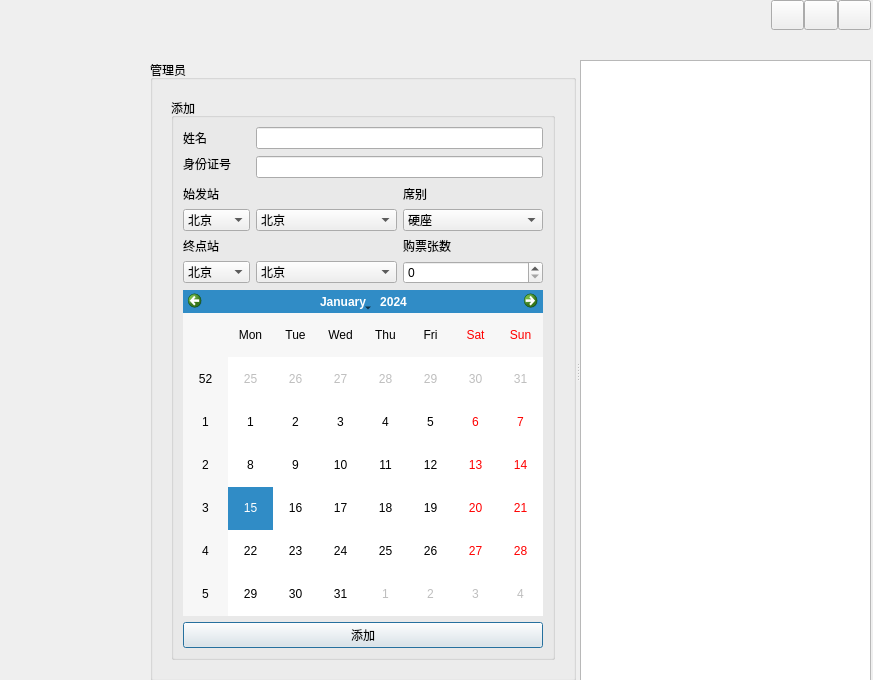
<?xml version="1.0" encoding="UTF-8"?>
<ui version="4.0">
 <class>triwindow</class>
 <widget class="QDialog" name="triwindow">
  <property name="geometry">
   <rect>
    <x>0</x>
    <y>0</y>
    <width>873</width>
    <height>680</height>
   </rect>
  </property>
  <property name="windowTitle">
   <string>Dialog</string>
  </property>
  <widget class="QWidget" name="widgetMain" native="true">
   <property name="geometry">
    <rect>
     <x>150</x>
     <y>60</y>
     <width>721</width>
     <height>621</height>
    </rect>
   </property>
   <property name="sizePolicy">
    <sizepolicy hsizetype="Expanding" vsizetype="Expanding">
     <horstretch>0</horstretch>
     <verstretch>0</verstretch>
    </sizepolicy>
   </property>
   <layout class="QVBoxLayout" name="verticalLayout">
    <item>
     <widget class="QSplitter" name="splitter">
      <property name="orientation">
       <enum>Qt::Horizontal</enum>
      </property>
      <widget class="QGroupBox" name="groupBox">
       <property name="title">
        <string>管理员</string>
       </property>
       <layout class="QGridLayout" name="gridLayout_3">
        <item row="0" column="0">
         <widget class="QStackedWidget" name="stackedWidget_2">
          <property name="currentIndex">
           <number>0</number>
          </property>
          <widget class="QWidget" name="addPage">
           <layout class="QGridLayout" name="gridLayout_5">
            <item row="0" column="0">
             <widget class="QGroupBox" name="groupBox_3">
              <property name="title">
               <string>添加</string>
              </property>
              <layout class="QGridLayout" name="gridLayout_4">
               <item row="1" column="0">
                <widget class="QLabel" name="label_14">
                 <property name="text">
                  <string>身份证号</string>
                 </property>
                </widget>
               </item>
               <item row="4" column="0">
                <widget class="QComboBox" name="startProvince">
                 <item>
                  <property name="text">
                   <string>北京</string>
                  </property>
                 </item>
                 <item>
                  <property name="text">
                   <string>河北</string>
                  </property>
                 </item>
                </widget>
               </item>
               <item row="0" column="0">
                <widget class="QLabel" name="label_12">
                 <property name="text">
                  <string>姓名</string>
                 </property>
                </widget>
               </item>
               <item row="0" column="1" colspan="4">
                <widget class="QLineEdit" name="passengerName"/>
               </item>
               <item row="4" column="3" colspan="2">
                <widget class="QComboBox" name="seatComboBox">
                 <item>
                  <property name="text">
                   <string>硬座</string>
                  </property>
                 </item>
                 <item>
                  <property name="text">
                   <string>卧铺</string>
                  </property>
                 </item>
                 <item>
                  <property name="text">
                   <string>站票</string>
                  </property>
                 </item>
                 <item>
                  <property name="text">
                   <string>高铁</string>
                  </property>
                 </item>
                </widget>
               </item>
               <item row="5" column="0">
                <widget class="QLabel" name="label_3">
                 <property name="text">
                  <string>终点站</string>
                 </property>
                </widget>
               </item>
               <item row="3" column="3">
                <widget class="QLabel" name="label_2">
                 <property name="text">
                  <string>席别</string>
                 </property>
                </widget>
               </item>
               <item row="3" column="0">
                <widget class="QLabel" name="start">
                 <property name="text">
                  <string>始发站</string>
                 </property>
                </widget>
               </item>
               <item row="1" column="1" rowspan="2" colspan="4">
                <widget class="QLineEdit" name="passengerId"/>
               </item>
               <item row="6" column="0">
                <widget class="QComboBox" name="endProvince">
                 <item>
                  <property name="text">
                   <string>北京</string>
                  </property>
                 </item>
                 <item>
                  <property name="text">
                   <string>河北</string>
                  </property>
                 </item>
                </widget>
               </item>
               <item row="6" column="3" colspan="2">
                <widget class="QSpinBox" name="numberSpinBox"/>
               </item>
               <item row="7" column="0" colspan="5">
                <widget class="QCalendarWidget" name="calendarWidget"/>
               </item>
               <item row="6" column="1" colspan="2">
                <widget class="QComboBox" name="endCity">
                 <item>
                  <property name="text">
                   <string>北京</string>
                  </property>
                 </item>
                </widget>
               </item>
               <item row="8" column="0" colspan="5">
                <widget class="QPushButton" name="addPushButton_2">
                 <property name="text">
                  <string>添加</string>
                 </property>
                </widget>
               </item>
               <item row="5" column="3">
                <widget class="QLabel" name="label_4">
                 <property name="text">
                  <string>购票张数</string>
                 </property>
                </widget>
               </item>
               <item row="4" column="1" colspan="2">
                <widget class="QComboBox" name="startCity">
                 <property name="currentText">
                  <string>北京</string>
                 </property>
                 <item>
                  <property name="text">
                   <string>北京</string>
                  </property>
                 </item>
                </widget>
               </item>
              </layout>
             </widget>
            </item>
           </layout>
          </widget>
          <widget class="QWidget" name="deletePage">
           <layout class="QGridLayout" name="gridLayout_7">
            <item row="0" column="0">
             <widget class="QGroupBox" name="groupBox_4">
              <property name="title">
               <string>删除</string>
              </property>
              <layout class="QGridLayout" name="gridLayout_6">
               <item row="0" column="0">
                <widget class="QLabel" name="label_5">
                 <property name="text">
                  <string>输入序号</string>
                 </property>
                </widget>
               </item>
               <item row="0" column="1">
                <widget class="QLineEdit" name="deletLineEdit">
                 <property name="text">
                  <string>0</string>
                 </property>
                 <property name="alignment">
                  <set>Qt::AlignCenter</set>
                 </property>
                </widget>
               </item>
               <item row="1" column="0" colspan="2">
                <widget class="QPushButton" name="deletePushButton_2">
                 <property name="text">
                  <string>删除</string>
                 </property>
                </widget>
               </item>
              </layout>
             </widget>
            </item>
           </layout>
          </widget>
          <widget class="QWidget" name="recoverPage"/>
          <widget class="QWidget" name="searchPage">
           <layout class="QGridLayout" name="gridLayout_9">
            <item row="0" column="0">
             <widget class="QGroupBox" name="groupBox_5">
              <property name="title">
               <string>查询</string>
              </property>
              <layout class="QGridLayout" name="gridLayout_8">
               <item row="0" column="0">
                <widget class="QLabel" name="label_6">
                 <property name="text">
                  <string>查找方式</string>
                 </property>
                </widget>
               </item>
               <item row="0" column="1">
                <widget class="QComboBox" name="mannerComboBox">
                 <item>
                  <property name="text">
                   <string>身份证号</string>
                  </property>
                 </item>
                 <item>
                  <property name="text">
                   <string>姓名</string>
                  </property>
                 </item>
                </widget>
               </item>
               <item row="1" column="0">
                <widget class="QLabel" name="mannerLabel">
                 <property name="text">
                  <string>身份证号</string>
                 </property>
                 <property name="alignment">
                  <set>Qt::AlignCenter</set>
                 </property>
                </widget>
               </item>
               <item row="1" column="1">
                <widget class="QLineEdit" name="searchLineEdit">
                 <property name="alignment">
                  <set>Qt::AlignCenter</set>
                 </property>
                </widget>
               </item>
               <item row="3" column="0" colspan="2">
                <widget class="QPushButton" name="searchPushButton_2">
                 <property name="text">
                  <string>查询</string>
                 </property>
                </widget>
               </item>
               <item row="4" column="0" colspan="2">
                <widget class="QPushButton" name="showAll">
                 <property name="text">
                  <string>显示全部</string>
                 </property>
                </widget>
               </item>
              </layout>
             </widget>
            </item>
           </layout>
          </widget>
          <widget class="QWidget" name="modifyPage">
           <layout class="QGridLayout" name="gridLayout_11">
            <item row="0" column="0">
             <widget class="QGroupBox" name="groupBox_6">
              <property name="title">
               <string>GroupBox</string>
              </property>
              <layout class="QGridLayout" name="gridLayout_10">
               <item row="0" column="0">
                <widget class="QLabel" name="label_7">
                 <property name="text">
                  <string>请直接在右侧列表中进行修改，然后点击保存</string>
                 </property>
                 <property name="alignment">
                  <set>Qt::AlignCenter</set>
                 </property>
                </widget>
               </item>
              </layout>
             </widget>
            </item>
           </layout>
          </widget>
          <widget class="QWidget" name="statisticPage">
           <layout class="QGridLayout" name="gridLayout_13">
            <item row="0" column="0">
             <widget class="QGroupBox" name="groupBox_7">
              <property name="title">
               <string>统计</string>
              </property>
              <layout class="QGridLayout" name="gridLayout_12">
               <item row="0" column="0" colspan="4">
                <widget class="QCalendarWidget" name="calendarWidget_3"/>
               </item>
               <item row="1" column="0" colspan="2">
                <widget class="QLabel" name="label_13">
                 <property name="text">
                  <string>当日订票张数</string>
                 </property>
                 <property name="alignment">
                  <set>Qt::AlignLeading|Qt::AlignLeft|Qt::AlignVCenter</set>
                 </property>
                </widget>
               </item>
               <item row="1" column="2" colspan="2">
                <widget class="QLabel" name="showAmountLabel">
                 <property name="text">
                  <string>0张</string>
                 </property>
                 <property name="alignment">
                  <set>Qt::AlignRight|Qt::AlignTrailing|Qt::AlignVCenter</set>
                 </property>
                </widget>
               </item>
               <item row="2" column="0" colspan="2">
                <widget class="QLabel" name="label_11">
                 <property name="text">
                  <string>当日订票总金额</string>
                 </property>
                 <property name="alignment">
                  <set>Qt::AlignLeading|Qt::AlignLeft|Qt::AlignVCenter</set>
                 </property>
                </widget>
               </item>
               <item row="2" column="2" colspan="2">
                <widget class="QLabel" name="showMoneyLabel">
                 <property name="text">
                  <string>0￥</string>
                 </property>
                 <property name="alignment">
                  <set>Qt::AlignRight|Qt::AlignTrailing|Qt::AlignVCenter</set>
                 </property>
                </widget>
               </item>
               <item row="3" column="0">
                <widget class="QLabel" name="label_15">
                 <property name="text">
                  <string>统计单价</string>
                 </property>
                 <property name="alignment">
                  <set>Qt::AlignLeading|Qt::AlignLeft|Qt::AlignVCenter</set>
                 </property>
                </widget>
               </item>
               <item row="3" column="3">
                <widget class="QLabel" name="showMoenyLabel_2">
                 <property name="text">
                  <string>0￥</string>
                 </property>
                 <property name="alignment">
                  <set>Qt::AlignCenter</set>
                 </property>
                </widget>
               </item>
               <item row="4" column="0" colspan="4">
                <widget class="QPushButton" name="statisticPushButton_2">
                 <property name="text">
                  <string>统计</string>
                 </property>
                </widget>
               </item>
               <item row="3" column="1">
                <widget class="QComboBox" name="priceComboBox">
                 <item>
                  <property name="text">
                   <string>小于100元</string>
                  </property>
                 </item>
                 <item>
                  <property name="text">
                   <string>大于等于100元且小于等于400元</string>
                  </property>
                 </item>
                 <item>
                  <property name="text">
                   <string>大于400元</string>
                  </property>
                 </item>
                </widget>
               </item>
               <item row="3" column="2">
                <widget class="QLabel" name="showAmountLabel_2">
                 <property name="text">
                  <string>0张</string>
                 </property>
                 <property name="alignment">
                  <set>Qt::AlignCenter</set>
                 </property>
                </widget>
               </item>
              </layout>
             </widget>
            </item>
           </layout>
          </widget>
         </widget>
        </item>
       </layout>
      </widget>
      <widget class="QTableView" name="tableView"/>
     </widget>
    </item>
   </layout>
  </widget>
  <widget class="SliderBar" name="widgetNavLeft" native="true">
   <property name="geometry">
    <rect>
     <x>0</x>
     <y>60</y>
     <width>150</width>
     <height>680</height>
    </rect>
   </property>
   <property name="sizePolicy">
    <sizepolicy hsizetype="Preferred" vsizetype="Expanding">
     <horstretch>0</horstretch>
     <verstretch>0</verstretch>
    </sizepolicy>
   </property>
   <property name="minimumSize">
    <size>
     <width>150</width>
     <height>0</height>
    </size>
   </property>
   <property name="maximumSize">
    <size>
     <width>150</width>
     <height>16777215</height>
    </size>
   </property>
  </widget>
  <widget class="QWidget" name="widgetTop" native="true">
   <property name="geometry">
    <rect>
     <x>0</x>
     <y>0</y>
     <width>871</width>
     <height>60</height>
    </rect>
   </property>
   <property name="minimumSize">
    <size>
     <width>0</width>
     <height>60</height>
    </size>
   </property>
   <property name="maximumSize">
    <size>
     <width>16777215</width>
     <height>60</height>
    </size>
   </property>
   <layout class="QHBoxLayout" name="horizontalLayout">
    <property name="spacing">
     <number>6</number>
    </property>
    <property name="leftMargin">
     <number>0</number>
    </property>
    <property name="topMargin">
     <number>0</number>
    </property>
    <property name="rightMargin">
     <number>0</number>
    </property>
    <property name="bottomMargin">
     <number>0</number>
    </property>
    <item>
     <widget class="QLabel" name="labTitle">
      <property name="minimumSize">
       <size>
        <width>150</width>
        <height>0</height>
       </size>
      </property>
      <property name="maximumSize">
       <size>
        <width>150</width>
        <height>16777215</height>
       </size>
      </property>
      <property name="styleSheet">
       <string notr="true"/>
      </property>
      <property name="text">
       <string/>
      </property>
      <property name="alignment">
       <set>Qt::AlignCenter</set>
      </property>
     </widget>
    </item>
    <item>
     <spacer name="horizontalSpacer1">
      <property name="orientation">
       <enum>Qt::Horizontal</enum>
      </property>
      <property name="sizeType">
       <enum>QSizePolicy::Minimum</enum>
      </property>
      <property name="sizeHint" stdset="0">
       <size>
        <width>60</width>
        <height>20</height>
       </size>
      </property>
     </spacer>
    </item>
    <item>
     <widget class="SliderBar" name="widgetNavTop" native="true"/>
    </item>
    <item>
     <spacer name="horizontalSpacer2">
      <property name="orientation">
       <enum>Qt::Horizontal</enum>
      </property>
      <property name="sizeType">
       <enum>QSizePolicy::Expanding</enum>
      </property>
      <property name="sizeHint" stdset="0">
       <size>
        <width>0</width>
        <height>0</height>
       </size>
      </property>
     </spacer>
    </item>
    <item>
     <widget class="QWidget" name="widgetMenu" native="true">
      <property name="maximumSize">
       <size>
        <width>100</width>
        <height>16777215</height>
       </size>
      </property>
      <layout class="QGridLayout" name="gridLayout_2">
       <property name="leftMargin">
        <number>0</number>
       </property>
       <property name="topMargin">
        <number>0</number>
       </property>
       <property name="rightMargin">
        <number>0</number>
       </property>
       <property name="bottomMargin">
        <number>0</number>
       </property>
       <property name="spacing">
        <number>0</number>
       </property>
       <item row="1" column="1" colspan="3">
        <spacer name="verticalSpacer">
         <property name="orientation">
          <enum>Qt::Vertical</enum>
         </property>
         <property name="sizeHint" stdset="0">
          <size>
           <width>20</width>
           <height>10</height>
          </size>
         </property>
        </spacer>
       </item>
       <item row="0" column="1">
        <widget class="QPushButton" name="btnMenu_Min">
         <property name="sizePolicy">
          <sizepolicy hsizetype="Minimum" vsizetype="Expanding">
           <horstretch>0</horstretch>
           <verstretch>0</verstretch>
          </sizepolicy>
         </property>
         <property name="minimumSize">
          <size>
           <width>30</width>
           <height>30</height>
          </size>
         </property>
         <property name="cursor">
          <cursorShape>ArrowCursor</cursorShape>
         </property>
         <property name="focusPolicy">
          <enum>Qt::NoFocus</enum>
         </property>
         <property name="toolTip">
          <string>最小化</string>
         </property>
         <property name="text">
          <string/>
         </property>
        </widget>
       </item>
       <item row="0" column="3">
        <widget class="QPushButton" name="btnMenu_Close">
         <property name="sizePolicy">
          <sizepolicy hsizetype="Minimum" vsizetype="Expanding">
           <horstretch>0</horstretch>
           <verstretch>0</verstretch>
          </sizepolicy>
         </property>
         <property name="minimumSize">
          <size>
           <width>30</width>
           <height>30</height>
          </size>
         </property>
         <property name="cursor">
          <cursorShape>ArrowCursor</cursorShape>
         </property>
         <property name="focusPolicy">
          <enum>Qt::NoFocus</enum>
         </property>
         <property name="toolTip">
          <string>关闭</string>
         </property>
         <property name="text">
          <string/>
         </property>
        </widget>
       </item>
       <item row="0" column="2">
        <widget class="QPushButton" name="btnMenu_Max">
         <property name="sizePolicy">
          <sizepolicy hsizetype="Minimum" vsizetype="Expanding">
           <horstretch>0</horstretch>
           <verstretch>0</verstretch>
          </sizepolicy>
         </property>
         <property name="minimumSize">
          <size>
           <width>30</width>
           <height>30</height>
          </size>
         </property>
         <property name="focusPolicy">
          <enum>Qt::NoFocus</enum>
         </property>
         <property name="text">
          <string/>
         </property>
        </widget>
       </item>
      </layout>
     </widget>
    </item>
   </layout>
  </widget>
 </widget>
 <customwidgets>
  <customwidget>
   <class>SliderBar</class>
   <extends>QWidget</extends>
   <header location="global">sliderbar.h</header>
   <container>1</container>
  </customwidget>
 </customwidgets>
 <resources/>
 <connections/>
</ui>
